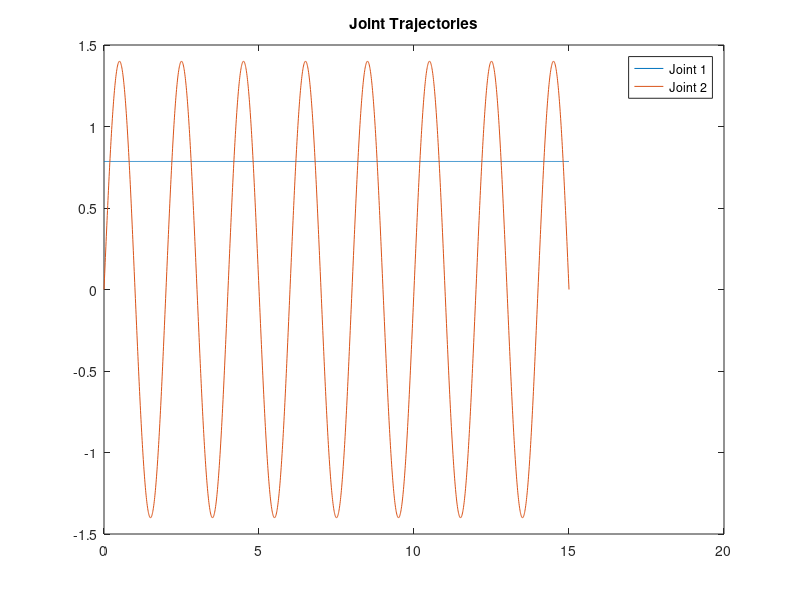

Write the MATLAB code that produced this figure. (Note: this script raises an error after producing the figure.)
%% Script to generate sinusoidal csv file for arm trajectories

clc; clear all; close all;

f = 0.5;    % frequency (Hz)
A = 1.4;
outputFile = "trajectories_sin05.csv";

t = linspace(0, 15, 2001)';
x1 = 0.*t + pi/4;
x2 = A*sin(2*pi*f*t);
traj = [t x1 x2];

figure;
plot(t, x1, t, x2);
legend("Joint 1", "Joint 2");
title("Joint Trajectories");


writematrix(traj, outputFile)